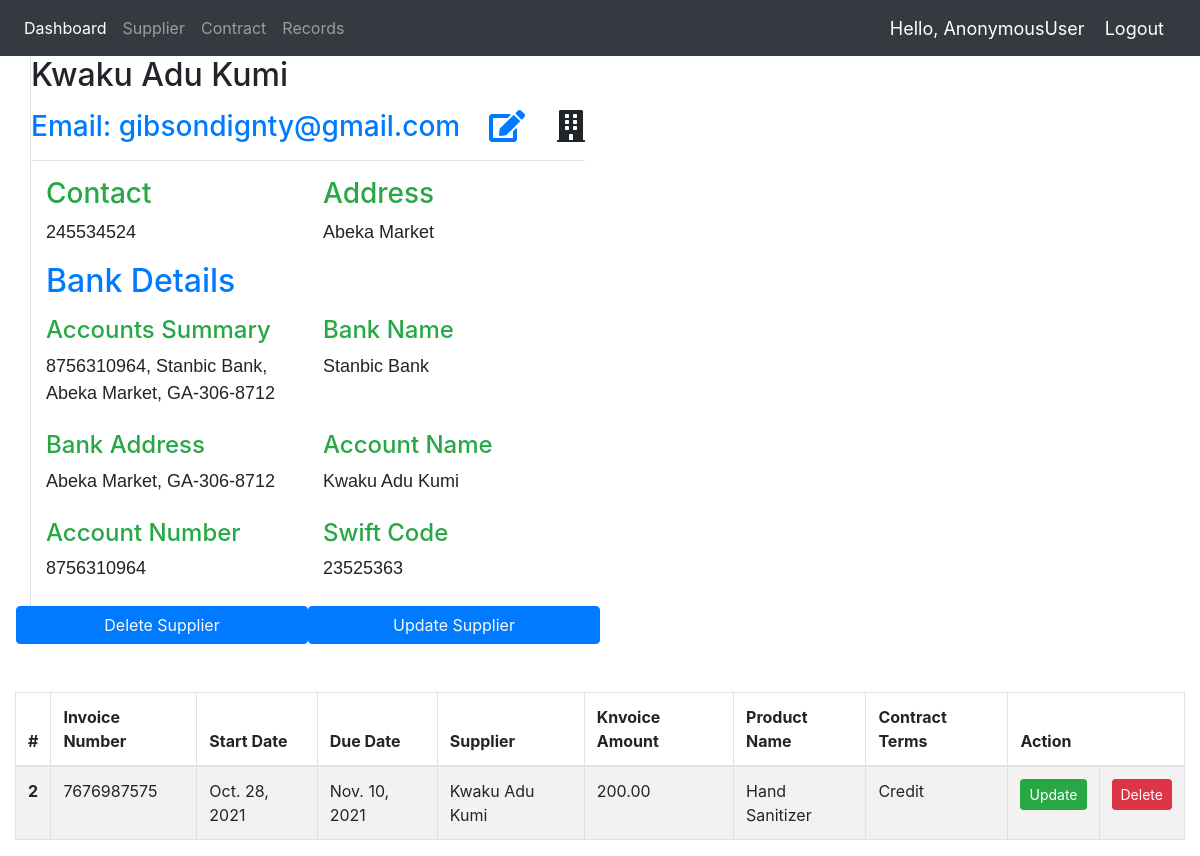
The app's page /PA/index/view_record/1/ with its own data.
### app/models.py (models this page shows, shortened)
class Supplier(models.Model):
    name = models.CharField(max_length=50, help_text='Enter your full name')
    contact = models.PositiveIntegerField(null=True, blank=True)
    address = models.CharField(max_length=255, null=True)
    email = models.EmailField(max_length = 50, help_text="Enter your email address")
    bank_details = models.CharField(max_length=200, help_text='Summary of bank details', null=True)
    Bank_name = models.CharField(max_length=50, null=True)
    Bank_address = models.CharField(max_length=50, null=True)
    Bank_account_name = models.CharField(max_length=50, null=True)
    Bank_account_number = models.CharField(max_length=50, null=True)
    swift_code = models.CharField(max_length=50, null=True)
    def __str__(self):
        return self.name

class Contract(models.Model):
    terms = (
        ('30-70%', '30-70%'),
        ('50-50%', '50-50%'),
        ('Cash On Delivery', 'Cash On Delivery'),
        ('Credit', 'Credit'),
    )
    invoice_number = models.CharField(max_length=50, null=50)
    start_date = models.DateField()
    due_date = models.DateField()
    supplier = models.ForeignKey(Supplier, on_delete=CASCADE)
    invoice_amount = models.DecimalField(max_digits=9, decimal_places=2)
    product_name = models.CharField(max_length=50, null=True)
    contract_terms = models.CharField(max_length=50, choices=terms)

### app/views.py (the view)
# urls.py: path('PA/index/view_record/<int:pk>/', views.view_record, name="view_record"),
def view_record(request, pk):
	view_details = get_object_or_404(Supplier, pk=pk)
	contracts = view_details.contract_set.all()
	return render(request, 'app/supplier_details.html', {"supplier":view_details, "contracts":contracts})

### app/templates/app/supplier_details.html (shortened to what this page needs)
{% extends '../base.html' %}
{% block content %}
    <div class="dashboard-wrapper">
        <div class="container-fluid dashboard-content">
            <div class="container">
                <div class="row">
                    <div class="col-xl-6 col-lg-6 col-md-6 col-sm-12 col-12 pl-xl-0 pl-lg-0 pl-md-0 border-left m-b-30">
                        <div class="product-details">
                            <div class="border-bottom pb-3 mb-3">
                                <h2 class="mb-3">{{ supplier.name }}</h2>
                                <div class="product-rating d-inline-block float-right">
                                    <a href="#"><i class="fa fa-edit mr-3 fa-2x"></i></a><i class="ml-3 fa fa-2x fa-building"></i>
                                </div>
                                <h3 class="mb-0 text-primary">Email: {{ supplier.email }}</h3>
                            </div>
                            <div class="container">
                                <div class="row">
                                    <div class="col mb-0 text-success"><h3> Contact </h3></div>
                                    <div class="col mb-0 text-success"><h3> Address </h3></div>
                                </div>
                                <div class="row">
                                    <div class="col"><p> {{ supplier.contact }} </p></div>
                                    <div class="col"><p> {{ supplier.address }} </p></div>
                                </div>
                                <h2 class="mb-3 text-primary">Bank Details</h2>
                                <div class="row">
                                    <div class="col mb-0 text-success"><h4> Accounts Summary </h4></div>
                                    <div class="col mb-0 text-success"><h4> Bank Name </h4></div>
                                </div>
                                <div class="row mb-2">
                                    <div class="col-6"><p> {{ supplier.bank_details }} </p></div>
                                    <div class="col-6"><p> {{ supplier.Bank_name }} </p></div>
                                </div>
                                <div class="row">
                                    <div class="col mb-0 text-success"><h4> Bank Address </h4></div>
                                    <div class="col mb-0 text-success"><h4> Account Name </h4></div>
                                </div>
                                <div class="row mb-2">
                                    <div class="col-6"><p> {{ supplier.Bank_address }} </p></div>
                                    <div class="col-6"><p> {{ supplier.Bank_account_name }} </p></div>
                                </div>
                                <div class="row">
                                    <div class="col mb-0 text-success"><h4> Account Number </h4></div>
                                    <div class="col mb-0 text-success"><h4> Swift Code </h4></div>
                                </div>
                                <div class="row mb-2">
                                    <div class="col-6"><p> {{ supplier.Bank_account_number }} </p></div>
                                    <div class="col-6"><p> {{ supplier.swift_code }} </p></div>
                                </div>
                            </div>
                            <div class="row">
                                <button type="button" class="btn btn-primary col">
                                    <a href="{% url 'delete_supplier' supplier.pk %}" class="link-light text-light">Delete Supplier</a>
                                </button>
                                <button type="button" class="btn btn-primary col">
                                    <a href="{% url 'update_supplier' supplier.pk %}" class="link-light text-light">Update Supplier</a>
                                </button>
                            </div>
                        </div>
                    </div>
                </div>
            </div>
            <br><br>
            <table id="example" class="table table-striped table-bordered" cellspacing="0" width="100%">
                <thead>
                    <tr>
                        <th>#</th>
                        <th>Invoice Number</th>
                        <th>Start Date</th>
                        <th>Due Date</th>
                        <th>Supplier</th>
                        <th>Knvoice Amount</th>
                        <th>Product Name</th>
                        <th>Contract Terms</th>
                        <th colspan="2">Action</th>
                    </tr>
                </thead>
                <tbody>
                {% for contract in contracts reversed %}
                    <tr>
                        <th scope="row">{{contract.id}}</th>
                        <td>{{contract.invoice_number}}</td>
                        <td>{{contract.start_date}}</td>
                        <td>{{contract.due_date}}</td>
                        <td>{{contract.supplier}}</td>
                        <td>{{contract.invoice_amount}}</td>
                        <td>{{contract.product_name}}</td>
                        <td>{{contract.contract_terms}}</td>
                        <td><a class="btn btn-sm btn-success" href="">Update</a></td>
                        <td><a class="btn btn-sm btn-danger" href="#">Delete</a></td>
                    </tr>
                {% endfor %}
                </tbody>
            </table>
              </div>
            </div>
{% endblock content %}

### app/templates/app/supplier_details.html (style rules this page uses)
p { font-size: 18px; font-family: Helvetica, sans-serif; }

### records on screen
Supplier: name "Kwaku Adu Kumi", email "gibsondignty@gmail.com", contact "245534524", address "Abeka Market", bank_details "8756310964, Stanbic Bank, Abeka Market, GA-306-8712", Bank_name "Stanbic Bank", Bank_address "Abeka Market, GA-306-8712", Bank_account_name "Kwaku Adu Kumi", Bank_account_number "8756310964", swift_code "23525363"
Contract: id "2", invoice_number "7676987575", start_date "Oct. 28, 2021", due_date "Nov. 10, 2021", supplier "Kwaku Adu Kumi", invoice_amount "200.00", product_name "Hand Sanitizer", contract_terms "Credit"

### other values on screen
{{ request.user }} "AnonymousUser"
